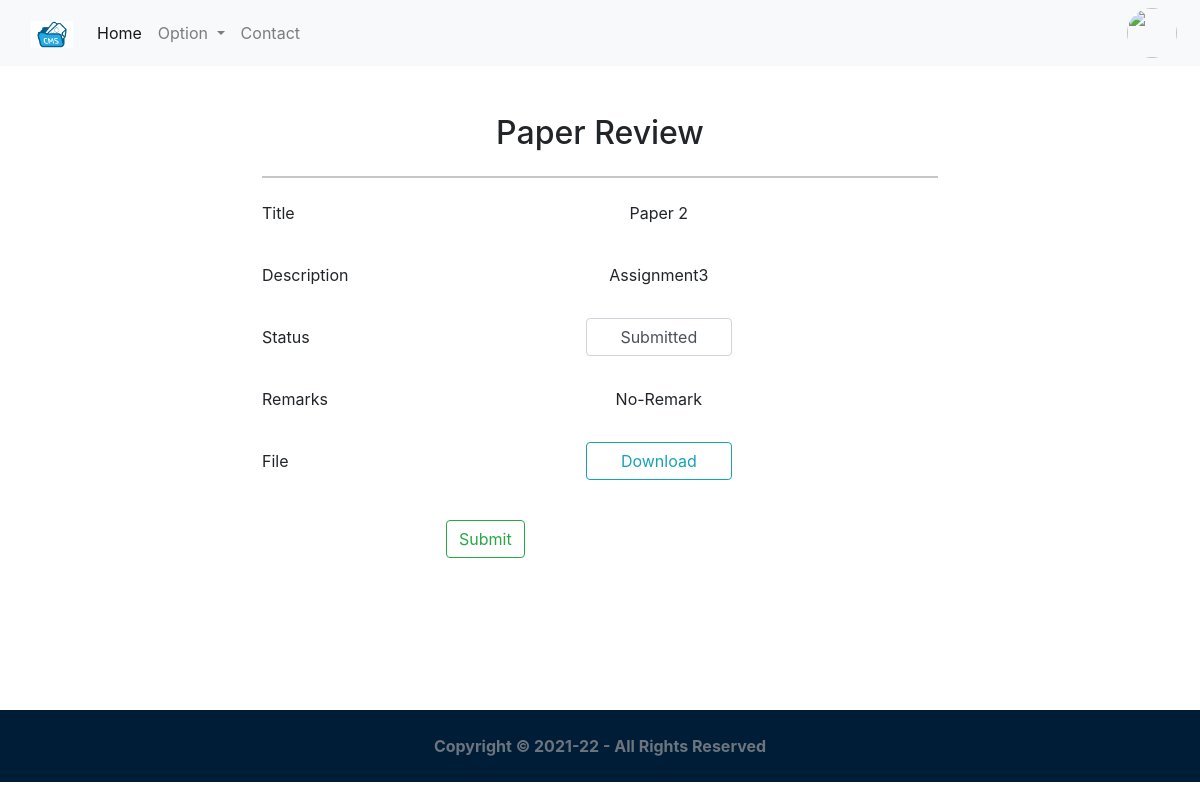
The page /feed/reviewer/update_review/4 (signed in) on the database as committed earlier.
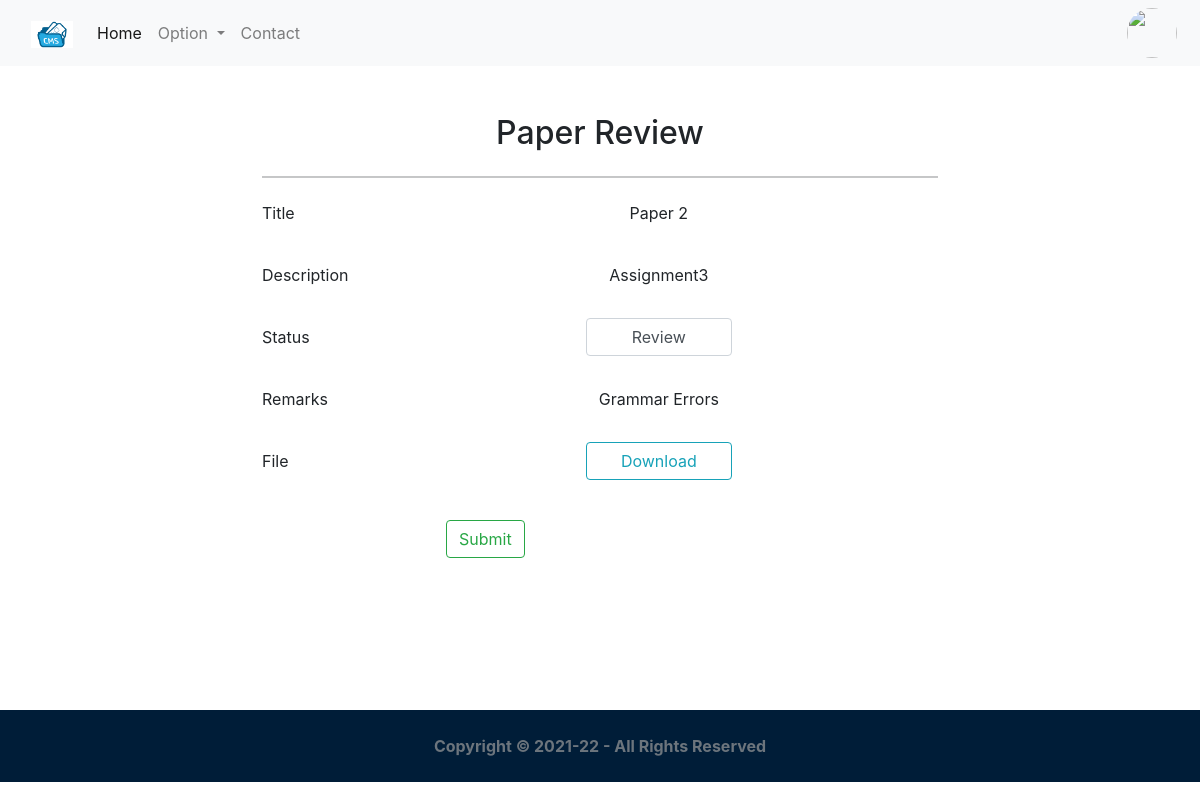
The same page on the database as committed later.
### core/models.py (models this page shows, shortened)
class Paper(models.Model):
	title = models.CharField(max_length=100)
	description = models.CharField(max_length=200)
	status = models.CharField(max_length=30,default='Submitted')
	file = models.FileField(upload_to='author_files/') # taking files from author
	user = models.ForeignKey(User, on_delete=models.CASCADE)
	remarks = models.CharField(max_length=255,default='No-Remark')
	created_on = models.DateTimeField(auto_now_add=True)
	review_date = models.DateTimeField(null=True)
	review_by = models.IntegerField(default=0)
	is_review_submit = models.BooleanField(default=False)
	class Meta:
		ordering = ['-created_on']

### core/views.py (the view, shortened to what this page needs)
# urls.py: path('feed/reviewer/update_review/<int:id>',login_required(UpdateReview.as_view()),name='update_review_view'),
class UpdateReview(View):
	template_name='core/updatereview.html'
	form_class = FormStatus
	def get(self,request,*args,**kwargs):
		detail_id = kwargs.get('id')
		detail_info=Paper.objects.filter(pk=detail_id).all()
		context={'detail_info':detail_info,}
		return render(request,self.template_name,context)

### core/templates/core/updatereview.html (shortened to what this page needs)
{% extends 'core/base1.html' %}
{% load static %}
{% load crispy_forms_field %}
{% block content %}
<div class="container mt-5 "  >
        <div class="row">
            <h2 class="text-center">Paper Review</h2>
            <div style="width:700px;" class="mx-auto">
                <hr>
            <form  method="post" enctype="multipart/form-data">
                {% for obj in detail_info %}
                <div class="row my-2 ">
                    <label for="inputType" class="col-2 col-form-label">Title</label>
                    <div class="col-10 col-sm-10">
                      <input type="text" readonly class="form-control-plaintext text-center" name="title" id="inputType" value="{{obj.title}}">
                    </div>
                  </div>
                  <div class=" row my-4">
                    <label for="inputType" class="col-2 col-form-label">Description</label>
                    <div class="col-10 col-sm-10 mx-auto">
                      <input type="text" readonly class="form-control-plaintext text-center" name="description" id="inputType" value="{{ obj.description }}">
                    </div>
                  </div>
                  <div class=" row my-4">
                    <label for="inputType" class="col-2 col-form-label">Status</label>
                    <div class="col-5 col-sm-3 mx-auto">
                      <select id="name" class="form-control text-center" name="status" >
                      <option selected>{{obj.status}}</option>
                    </select>
                    </div>
                  </div>
                  <div class=" row my-4">
                    <label for="inputType" class="col-2 col-form-label">Remarks</label>
                    <div class="col-10 col-sm-10 mx-auto">
                      <input type="text" class="form-control-plaintext text-center" name="remarks" id="inputType" value="{{ obj.remarks }}">
                    </div>
                  </div>
                  <div class=" row my-4">
                    <label for="inputType" class="col-2 col-form-label">File</label>
                    <div class="col-5 col-sm-3 mx-auto">
                      <a href="{{obj.file.url}}" name="file" target="_blank_" class=" btn btn-outline-info form-control">Download</a>
                    </div>
                  </div>
                 {% endfor %}
                <div class="mb-3 col-6 py-3 mx-auto">
                    <button type="submit" class="btn btn-outline-success">Submit</button>
                </div>
            </form>
            </div>
            </div>
        </div>
<div style="height:15vh;">
    </div>
{% endblock %}

Rows that differ between the two databases and show on the page:
changed Paper "Paper 2": status "Submitted" → "Review"; remarks "No-Remark" → "Grammar Errors"
